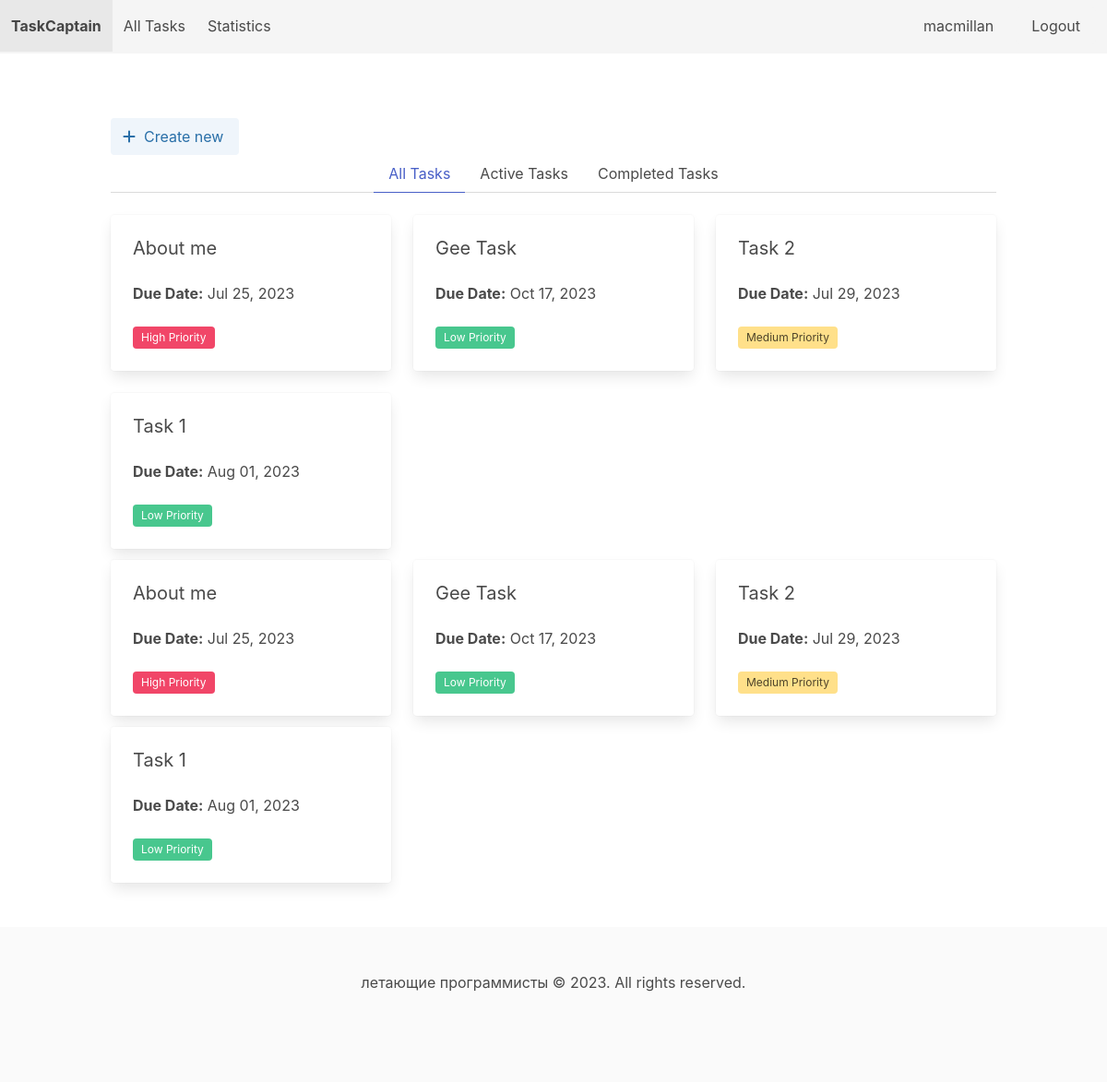
/ (signed in), run on an earlier commit of the app's database.
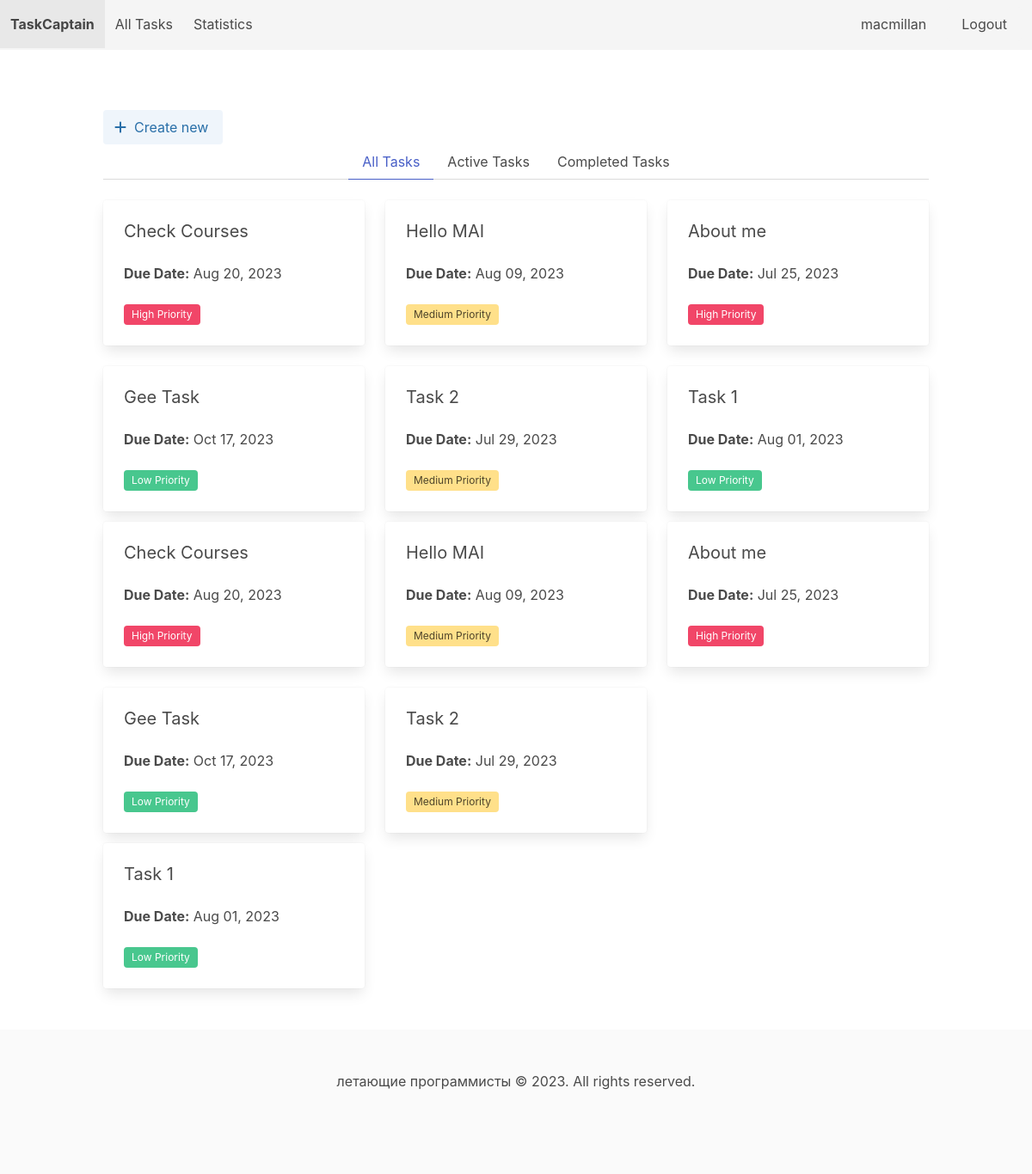
And on a later commit of the database.
### tasks/models.py (models this page shows)
class Task(models.Model):
    title = models.CharField(max_length=200)
    description = models.TextField()
    created_at = models.DateTimeField(auto_now_add=True)
    updated_at = models.DateTimeField(auto_now=True)
    owner = models.ForeignKey(settings.AUTH_USER_MODEL, on_delete=models.CASCADE)
    due_date = models.DateTimeField(null=True, blank=True)
    PRIORITY_CHOICES = (
        ('Low', 'Low'),
        ('Medium', 'Medium'),
        ('High', 'High'),
    )
    priority = models.CharField(choices=PRIORITY_CHOICES, default='Low',max_length=20)
    STATUS_CHOICES = (
        ('Active', 'Active'),
        ('Completed', 'Completed'),
    )
    status = models.CharField(choices=STATUS_CHOICES, default='Active',max_length=20)

### tasks/views.py (the view)
# urls.py: path('', views.task_list, name='task_list'),
@login_required
def task_list(request):
    tasks = Task.objects.filter(owner=request.user).order_by('-created_at')
    active_tasks = tasks.filter(status = 'Active')
    completed_tasks = tasks.filter(status = 'Completed')
    return render(request, 'task_list.html', {
        'tasks': tasks,
        'active_tasks' : active_tasks,
        'completed_tasks' : completed_tasks
        })

### tasks/templates/task_list.html (shortened to what the changed rows need)
{% extends 'base.html' %}
{% block content %}
  <section class="section">
    <div class="container">
      <div class="tabs-content">
        <div class="tab-pane is-active" id="all-tasks">
          <div class="columns is-multiline">
            {% for task in tasks %}
              <div class="column is-one-third">
                <a href="{% url 'tasks:task_detail' task.pk %}">
                  <div class="card">
                    <div class="card-content">
                      <h2 class="subtitle">{{ task.title }}</h2>
                      <p class="content">
                        {% if task.due_date %}
                          <strong>Due Date:</strong> {{ task.due_date | date:"M d, Y" }}
                        {% else %}
                          <strong>Due Date:</strong> Not set
                        {% endif %}
                      </p>
                      <div class="tags">
                        {% if task.priority == 'High' %}
                          <span class="tag is-danger">High Priority</span>
                        {% elif task.priority == 'Low' %}
                          <span class="tag is-success">Low Priority</span>
                        {% else %}
                          <span class="tag is-warning">Medium Priority</span>
                        {% endif %}
                      </div>
                    </div>
                  </div>
                </a>
              </div>
            {% empty %}
              <div class="column">
                <p>No tasks found.</p>
              </div>
            {% endfor %}
          </div>
        </div>
        <div class="tab-pane" id="active-tasks">
          <div class="columns is-multiline">
            {% for task in active_tasks %}
                <div class="column is-one-third">
                  <a href="{% url 'tasks:task_detail' task.pk %}">
                    <div class="card">
                      <div class="card-content">
                        <h2 class="subtitle">{{ task.title }}</h2>
                        <p class="content">
                          {% if task.due_date %}
                            <strong>Due Date:</strong> {{ task.due_date | date:"M d, Y" }}
                          {% else %}
                            <strong>Due Date:</strong> Not set
                          {% endif %}
                        </p>
                        <div class="tags">
                          {% if task.priority == 'High' %}
                            <span class="tag is-danger">High Priority</span>
                          {% elif task.priority == 'Low' %}
                            <span class="tag is-success">Low Priority</span>
                          {% else %}
                            <span class="tag is-warning">Medium Priority</span>
                          {% endif %}
                        </div>
                      </div>
                    </div>
                  </a>
                </div>
            {% empty %}
              <div class="column">
                <p>No active tasks found.</p>
              </div>
            {% endfor %}
          </div>
        </div>
        <div class="tab-pane" id="completed-tasks">
          <div class="columns is-multiline">
            {% for task in completed_tasks %}
                <div class="column is-one-third">
                  <a href="{% url 'tasks:task_detail' task.pk %}">
                    <div class="card">
                      <div class="card-content">
                        <h2 class="subtitle">{{ task.title }}</h2>
                        <p class="content">
                          {% if task.due_date %}
                            <strong>Due Date:</strong> {{ task.due_date | date:"M d, Y" }}
                          {% else %}
                            <strong>Due Date:</strong> Not set
                          {% endif %}
                        </p>
                        <div class="tags">
                          {% if task.priority == 'High' %}
                            <span class="tag is-danger">High Priority</span>
                          {% elif task.priority == 'Low' %}
                            <span class="tag is-success">Low Priority</span>
                          {% else %}
                            <span class="tag is-warning">Medium Priority</span>
                          {% endif %}
                        </div>
                      </div>
                    </div>
                  </a>
                </div>
            {% empty %}
              <div class="column">
                <p>No completed tasks found.</p>
              </div>
            {% endfor %}
          </div>
        </div>
      </div>
    </div>
  </section>
{% endblock %}

What changed in the data, as far as the page shows it:
added Task: title "Check Courses", due_date "Aug 20, 2023", priority "High Priority"
added Task: title "Hello MAI", due_date "Aug 09, 2023", priority "Medium Priority"
